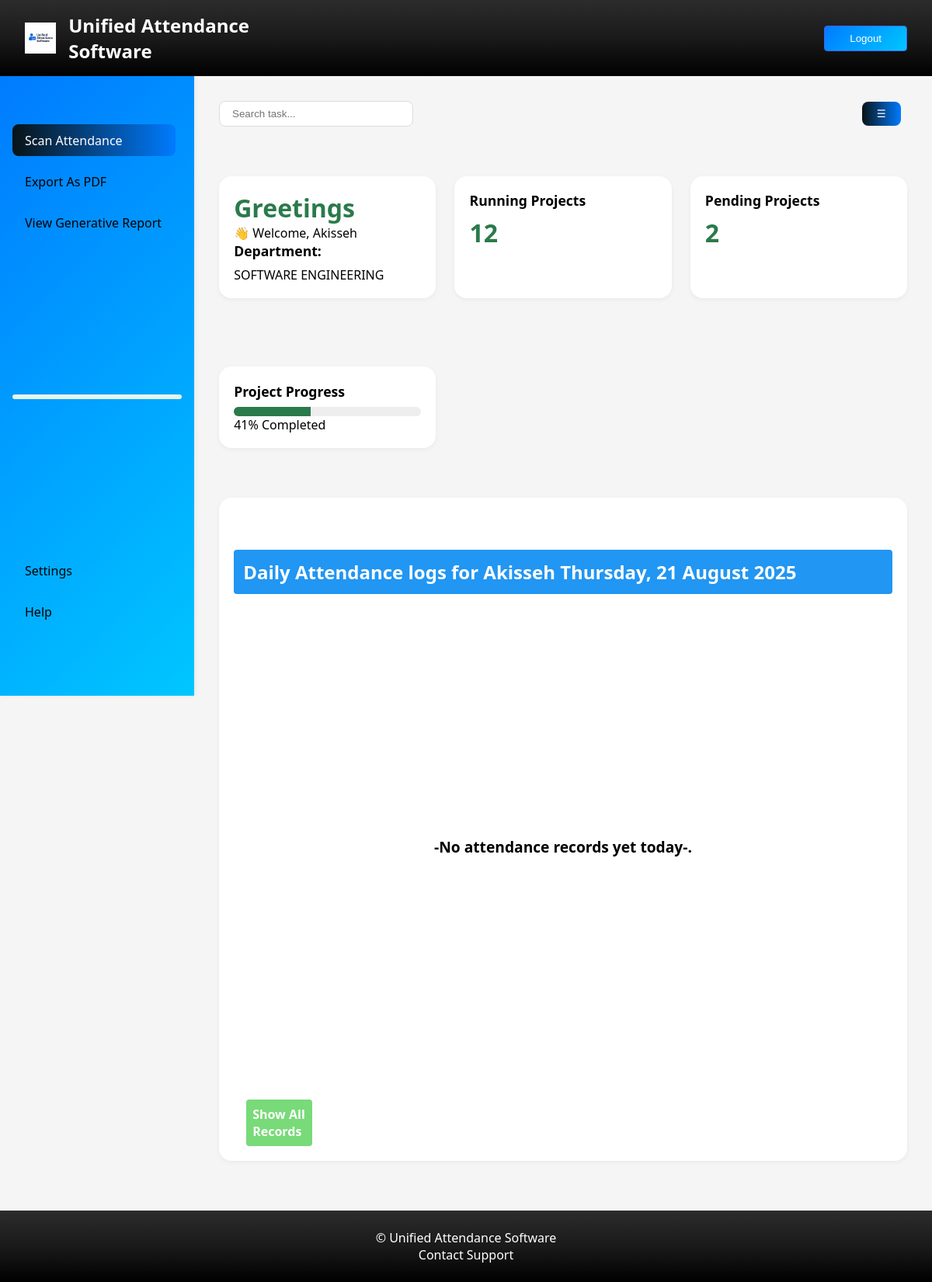
/teacher-home/ (signed in), run on the app's committed database.
### users/models.py (models this page shows, shortened)
class CustomUser(AbstractUser):
    user_type = models.CharField(max_length=100, choices=USER_TYPE_CHOICES, null=True,blank=True)
    phone_number = models.CharField(max_length=20, null=True,blank=True)
    department = models.ForeignKey(Department,on_delete=models.SET_NULL,null=True,blank=True)

class Department(models.Model):
    name = models.CharField(max_length=100, unique=True)
    def __str__(self) :
        return self.name

### attendance/views.py (the view)
# urls.py: path('teacher-home/', views.teacher_home_view, name='teacher_home'),
@login_required
def teacher_home_view(request):
    show_all = request.GET.get("view") == "all"
    if show_all:
        records = AttendanceRecord.objects.filter(user=request.user).order_by('-date', '-scanned_at')
        today_label = "All Attendance Records"
    else:
        today = timezone.localdate()
        records = AttendanceRecord.objects.filter(date=today).select_related('user')
        today_label = today.strftime("%A, %d %B %Y")
    return render(request, "attendance/teacher_home.html", {
            "records": records,
        "today": today_label,
        "show_all": show_all,
        })

### templates/attendance/teacher_home.html (shortened to what this page needs)
{% extends "base.html"%}
{% load static %}
{% block content%}
<!DOCTYPE html>
<html lang="en">
<head>
  <link rel="stylesheet" href="{% static 'css/teacher-dashboard.css' %} ">
  <link rel="stylesheet" href="{% static 'css/daily-logs.css' %} ">
</head>
<body class="body">
  <div class="sidebar" id="sidebar">
    <ul>
      <li><a href="#" class="btn">Scan Attendance</a></li>
      <li><a href="#">Export As PDF</a></li>
      <li><a href="#">View Generative Report</a></li>
      <hr>
      <li><a href="#">Settings</a></li>
      <li><a href="#">Help</a></li>
    </ul>
  </div>
  <div class="main">
    <div class="topbar">
      <input type="text" placeholder="Search task...">
      <button class="btn" onclick="toggleSidebar()">☰</button>
    </div>
    <div class="grid">
      <div class="card">
        <h2 class="stats">Greetings</h2>
        <p>👋 Welcome, {{ user.get_full_name|default:user.username }} </p>
        <h3>Department:</h3>
        <p> {{user.department|default:'Not assigned'}} </p>
      </div>
      <div class="card">
        <h3>Running Projects</h3>
        <p class="stats">12</p>
      </div>
      <div class="card">
        <h3>Pending Projects</h3>
        <p class="stats">2</p>
      </div>
      <div class="card">
        <h3>Project Progress</h3>
        <div class="progress"><span></span></div>
        <p>41% Completed</p>
      </div>
      </div>
      <div class="card">
      <h2 class="dashboard-heading"> Daily Attendance logs for  {{ request.user.username }} {{today}}</h2>
  {% if records %}
    <div class="attendance-table-wrapper">
    <form method"get" class="date-filter">
      {% if show_all%}
      <a href="{% url 'teacher_home' %}" class="btn button">Back to Today's Logs</a>
      {% else %}
      <a href="?view=all" class="btn button">Show All Records</a>
      {% endif %}
    </form>
        <div class="export-buttons">
      <h2>📤 Export Attendance Logs</h2>
      <div style="margin-top: 10px;">
        {% comment %} <a href="{% url 'export_excel' %}" class="btn btn-success">📥 Export to Excel</a> {% endcomment %}
        <a href="{% url 'pdf' %}?view={{ request.GET.view }}" class="btn btn-danger">📄 Export to PDF</a>
      </div>
    </div>
     <table class="attendance-table">
      {% comment %} <p class="display">Swipe left or right to view attendance</p> {% endcomment %}
      <thead>
        <tr>
        <th>Users</th>
        <th>Departments
        </th
        ><th>Date</th>
         <th>Hours Worked</th>
        <th>Check-in</th>
        <th>Check-out</th>
      </tr>
      </thead>
      <tbody>
        {% for r in records %}
        <tr>
          <td class="td-text">{{ r.user.username }}</td>
          <td class="td-text">{{r.user.department.name}}
          </td>
          <td class="td-text">{{r.scanned_at|date:"Y-m-d"}}</td>
          <td>
            {{r.hours_worked}}
          </td>
          <td class="{% if r.scanned_at %}status-ok-in {% else %}status-missing-in{%endif%}">{{ r.scanned_at|date:"H:i:s" }}</td>
          <td class="{% if r.checked_out_at %}status-ok {% else %}status-missing{%endif%}">
          {% if r.checked_out_at %}
          {{ r.checked_out_at|date:"H:i:s" }}
          {% else %}
          -
          {% endif %}</td>
        </tr>
      {% endfor %}
      <tbody>
    </table>
    </div>
  {% else %}
    <p class="no-records ">-No attendance records yet today-.</p>
    <a href="?view=all" class="btn button">Show All Records</a>
  {% endif %}
  </div>
  </div>
</body>
</html>
{% endblock %}

### frontend/css/main.css (style rules this page uses)
* { margin: 0; padding: 0; box-sizing: border-box; }
:root { --primary: linear-gradient(135deg, #007bff, #00c6ff); --primary-dark: #3a56d4; --light: #f8f9fa; --dark: linear-gradient( #2c2c2c, #1a1a1a, #000000); --gray: #6c757d; --white: #ffffff; }
body { font-family: 'Segoe UI', system-ui, sans-serif; margin: 0; padding: 0; }
.btn { padding: 10px 20px; border-radius: 5px; text-decoration: none; color: white; }

### frontend/css/auth.css (style rules this page uses)
* { margin:0 ; }

### frontend/css/daily-logs.css (style rules this page uses)
* { box-sizing: border-box; margin: 0; padding: 0; }
body { background-color: #f5f5f5; }
.dashboard-heading { margin: 1rem 0; margin-top: 3rem; font-size: 1.5rem; font-weight: 600; color: #ffffff; border-radius: 4px; text-align: left; background-color: #2196f3; padding: 0.75rem; }
.no-records { text-align: center; font-size: larger; font-weight: 600; }
.button { padding: 0.5rem; border-radius: 4px; border: none; width: 10%; background: #78da78; color: #ffffff; font-weight: 700; margin: 0 1em; display: inline-block; }
.no-records { margin: 19.5rem auto; }

### frontend/css/teacher-dashboard.css (style rules this page uses)
* { margin: 0; padding: 0; box-sizing: border-box; }
a { text-decoration: none; color: inherit; }
.sidebar { background: linear-gradient(135deg, #007bff, #00c6ff); width: 250px; min-height: 100vh; padding: 1rem; box-shadow: 2px 0 5px rgba(0,0,0,0.05); position: fixed; top: 4rem; left: 0; margin: 2rem 0; }
.sidebar ul { list-style: none; margin: 3rem 0; }
.sidebar ul li { margin: 0.75rem 0; }
.sidebar ul li a { padding: 0.6rem 1rem; border: none; display: block; border-radius: 8px; transition: background 0.2s; }
.main { margin-left: 250px; padding: 2rem; flex: 1; }
.topbar { display: flex; justify-content: space-between; align-items: center; margin-bottom: 2rem; }
.topbar input { padding: 0.5rem 1rem; border-radius: 8px; border: 1px solid #ddd; width: 250px; }
.grid { display: grid; grid-template-columns: repeat(auto-fit, minmax(250px, 1fr)); gap: 1.5rem; }
.card { background: #fff; border-radius: 16px; padding: 1.2rem; box-shadow: 0 2px 6px rgba(0,0,0,0.05); margin: 2rem 0; }
.card h3 { font-size: 1.1rem; margin-bottom: 0.5rem; }
.stats { font-size: 2rem; font-weight: bold; color: #2b7a4b; }
.progress { height: 12px; background: #eee; border-radius: 8px; margin-top: 0.5rem; overflow: hidden; }
.progress span { display: block; height: 100%; background: #2b7a4b; width: 41%; }
.btn { background: linear-gradient(to left, #007bff, #091316); color: #fff; border: none; padding: 0.5rem 1.2rem; border-radius: 8px; cursor: pointer; margin-right: 0.5rem; }
hr { margin: 12.5rem 0; border: none; background: #e6f5ec; padding: 0.2rem 0; border-radius: 4px; }

### data on the page
CustomUser: get_full_name "Akisseh", department "SOFTWARE ENGINEERING", user.username "Akisseh"

### other printed values
{{ today }} "Thursday, 21 August 2025"
